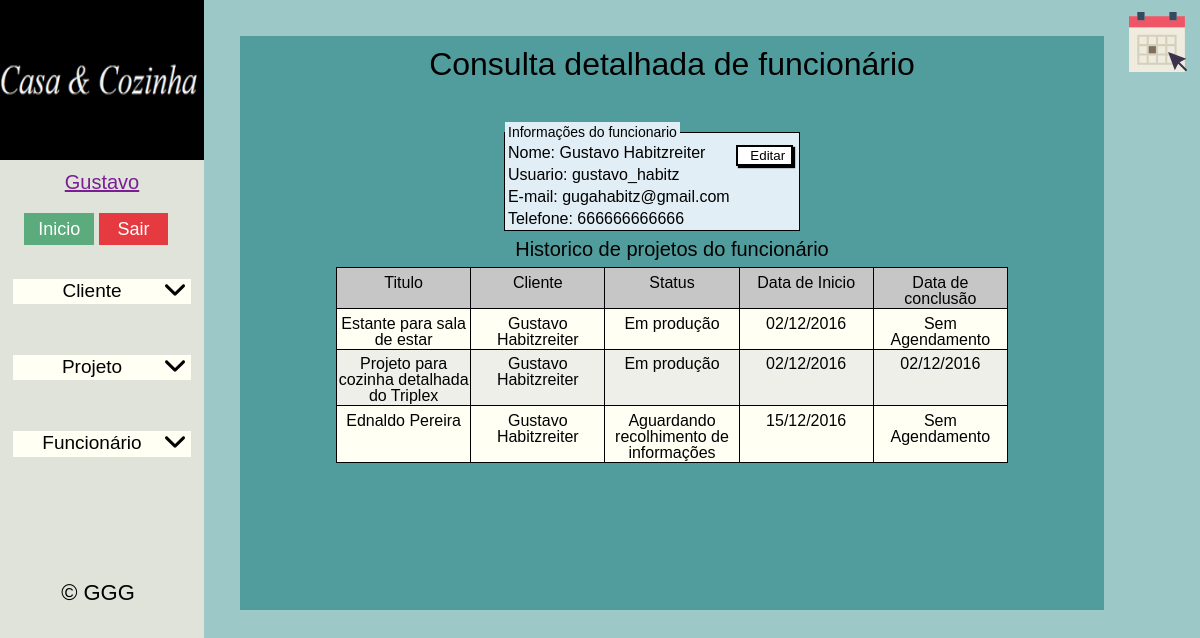
The page /app/index.php?pas=funcionario&arq=consultadetalhada&id=03 (signed in) on the database its author committed.
### tables this page shows
CREATE TABLE `funcionarios` (
  `id` tinyint(2) UNSIGNED ZEROFILL NOT NULL COMMENT 'Código de identificação do funcionário.',
  `usuarios_id` tinyint(2) UNSIGNED ZEROFILL NOT NULL COMMENT 'Código de identificação do usuário.',
  `nome` varchar(45) NOT NULL COMMENT 'Nome completo do funcionário.',
  `telefone` bigint(14) NOT NULL COMMENT 'Numero telefonico do funcionário.',
  `email` varchar(100) NOT NULL COMMENT 'Email do funcionário.'
);

CREATE TABLE `usuarios` (
  `id` tinyint(2) UNSIGNED ZEROFILL NOT NULL COMMENT 'Código de identificação do usuário.',
  `usuario` varchar(20) NOT NULL COMMENT 'Usuário é usado para autenticar em conjunto com a senha.',
  `senha` char(32) NOT NULL COMMENT 'Senha é usado para autenticar em conjunto com o usuário e sera criptografada em MD5.'
);

CREATE TABLE `projetos` (
  `id` int(4) UNSIGNED ZEROFILL NOT NULL COMMENT 'Codigo de identificação de projetos.',
  `funcionarios_id` tinyint(2) UNSIGNED ZEROFILL NOT NULL COMMENT 'Código de identificação do funcionário.',
  `clientes_id` tinyint(3) UNSIGNED ZEROFILL NOT NULL COMMENT 'Código de identificação do cliente.',
  `status` tinyint(1) NOT NULL COMMENT 'Status em que se encontra o projeto:\n1 - Aguardando recolhimento de informações\n2 - Desenvolvimento pré-molde\n3 - Em produção\n4 - Projeto finalizado\n5 - Projeto concluido\n6 - Projeto cancelado',
  `titulo` varchar(45) NOT NULL COMMENT 'Titulo do projeto.',
  `bairro` varchar(20) NOT NULL COMMENT 'Bairro onde o cliente reside.',
  `logradouro` varchar(45) NOT NULL COMMENT 'Rua/Avenida que o cliente reside.',
  `numero` int(5) NOT NULL COMMENT 'Numero da casa da residencia do cliente.',
  `complemento` varchar(40) NOT NULL COMMENT 'Complemento da residencia do cliente.',
  `cidade` varchar(30) DEFAULT NULL COMMENT 'Cidade que o cliente reside.',
  `descricao` text COMMENT 'Descrição do projeto, onde é registrado as informações/descrições que o cliente repassa para o funcionário.',
  `valor` decimal(6,2) DEFAULT NULL
);

### app/adicionais/php/php_operacoesbd.php (called while the page is built, shortened)
<?php
function selecionar($sel_codigo) {
	global $conexaobd;
	$sel_preparado = $conexaobd->prepare($sel_codigo);
	$sel_preparado->execute();
	return $sel_preparado;
}
?>

### app/adicionais/php/php_conversaostatus.php (called while the page is built, shortened)
<?php
  function projeto($status){
    switch($status){
      case '1':
        return "Aguardando recolhimento de informações";
        break;
      case '3':
        return "Em produção";
        break;
    }
}
?>

### app/adicionais/php/php_conversaodata.php (called while the page is built, shortened)
<?php
function data_local($data) {
	$conversao = explode("-", $data);
	$convertida = $conversao[2] . "/" . $conversao[1] . "/" . $conversao[0];
	return $convertida;
}
?>

### app/sistema/funcionario/funcionario_consultadetalhada.php (the view)
<?php
if (!$g_id = $_GET['id']) {
} else {
	$sql_sel_funcionario = "SELECT usuarios.usuario,funcionarios.id, funcionarios.nome, funcionarios.email, funcionarios.telefone FROM usuarios INNER JOIN funcionarios ON usuarios.id = funcionarios.usuarios_id WHERE funcionarios.id = '" . $g_id . "'";
	$sql_sel_funcionario_preparado = $conexaobd->prepare($sql_sel_funcionario);
	$sql_sel_funcionario_preparado->execute();
	$sql_sel_funcionario_dados = $sql_sel_funcionario_preparado->fetch();
	$sql_sel_projetos = selecionar("SELECT projetos.titulo, projetos.status, clientes.nome FROM  projetos INNER JOIN clientes ON clientes.id = projetos.clientes_id WHERE projetos.funcionarios_id = " . $_SESSION['idFuncionario']);
	$sql_sel_projetos->execute();
	?>
  <div>
    <h1 class="h1custom">Consulta detalhada de funcionário</h1>
  </div>
  <div>
    <fieldset class="fundo-div">
      <legend>Informações do funcionario</legend>
      <div class="padding">
        <span>Nome: <?php echo $sql_sel_funcionario_dados['nome']; ?></span>
        <a href="sistema\funcionario\modal\modal_funcionarioedicao.php?id=<?php echo $sql_sel_funcionario_dados['id'] ?>" rel="modal:open"><button class="btn-edit" type="submit">Editar</button></a>
      </div>
      <div class="padding">
        <span>Usuario: <?php echo $sql_sel_funcionario_dados['usuario']; ?></span>
      </div>
      <div class="padding">
        <span>E-mail: <?php echo $sql_sel_funcionario_dados['email']; ?></span>
      </div>
      <div class="padding">
        <span>Telefone: <?php echo $sql_sel_funcionario_dados['telefone']; ?></span>
      </div>
    </fieldset>
    <div>
      <h2 class="h2custom">Historico de projetos do funcionário</h2>
    </div>
    <div class="div-tabela">
      <table id="tr-link" class="tabela-consultas-2">
        <thead>
          <tr>
            <th width="20%">Titulo</th>
            <th width="20%">Cliente</th>
            <th width="20%">Status</th>
            <th width="20%">Data de Inicio</th>
            <th width="20%">Data de conclusão</th>
          </tr>
        </thead>
        <tbody>
					<?php
            $sql_sel_projetos = "SELECT projetos.titulo, funcionarios.nome, projetos.status, projetos.id FROM funcionarios INNER JOIN projetos ON funcionarios.id = projetos.funcionarios_id WHERE projetos.funcionarios_id='".$g_id."'";
            $sql_sel_projetos_preparado = $conexaobd->prepare($sql_sel_projetos);
            $sql_sel_projetos_preparado->execute();
            if($sql_sel_projetos_preparado->rowCount()>0){
              while($sql_sel_projetos_dados = $sql_sel_projetos_preparado->fetch()){
                $sql_sel_agendamentos = "SELECT agendamentos.data_criada AS '1', agendamentos.data_marcada AS '2' FROM agendamentos WHERE agendamentos.projetos_id = '".$sql_sel_projetos_dados['id']."' AND tipo = '1' OR tipo = '3' AND agendamentos.projetos_id = '".$sql_sel_projetos_dados['id']."'";
                $sql_sel_agendamentos_preparado = $conexaobd->prepare($sql_sel_agendamentos);
                $sql_sel_agendamentos_preparado->execute();
              ?>
                <tr href="?pas=projeto&arq=consultadetalhada&id=<?php echo $sql_sel_projetos_dados['id']; ?>">
                  <td><?php echo $sql_sel_projetos_dados['titulo']; ?></td>
                  <td><?php echo $sql_sel_projetos_dados['nome']; ?></td>
                  <td><?php echo projeto($sql_sel_projetos_dados['status']); ?></td>
                  <?php
                    $i = 1;
                    while ($i <= 2 ) {
											$sql_sel_agendamentos_dados = $sql_sel_agendamentos_preparado->fetch();
											if(isset($sql_sel_agendamentos_dados[$i])){
                      ?>
                      <td><?php echo data_local($sql_sel_agendamentos_dados[$i]); ?></td>
                      <?php
											$i++;
										}else{
											?>
											<td>Sem Agendamento</td>
											<?php
											$i++;
										}
                    }
                  ?>
                </tr>
          <?php
              }
            }else{
          ?>
              <tr href="#">
                <td colspan="5">Este funcionário não possui nenhum registro de projeto</td>
              </tr>
              <?php
            }
					}
          ?>
        </tbody>
      </table>
    </div>
  </div>

### app/index.php (shortened to what this page needs)
<?php
  if(isset($_SESSION['idSessao'])){
    include "sistema/inicial/inicial_pagina-inicial.php";
  }else{
    include "sistema/inicial/inicial_autenticacao.php";
  }
  exit();
 ?>

### app/sistema/inicial/inicial_pagina-inicial.php (shortened to what this page needs)
<?php
include "seguranca/bd/bd_conexao.php";
include "adicionais/php/php_operacoesbd.php";
include "adicionais/php/php_conversaodata.php";
include "adicionais/php/php_conversaostatus.php";
?>
<!doctype html>
<html>
    <head>
        <link rel="stylesheet" href="layout/css/css_reset.min.css">
        <link rel="stylesheet" href="adicionais/plugins/fullcalendar/fullcalendar.min.css">
        <link rel="stylesheet" href="adicionais/plugins/modal/modal.min.css">
        <link rel="stylesheet" href="layout/css/css_estilo.min.css">
        <link rel="stylesheet" href="layout/css/datepicker.min.css">
    </head>
    <body>
        <div class="corpo">
        	<div class="menu">
                <div class="logo">
                </div>
                <div class="funcionario-autenticado">
                    <a href="?pas=funcionario&arq=consultadetalhada&id=<?php echo $_SESSION['idFuncionario']; ?>">
                      <span>
                        <?php echo $_SESSION['funcionario']; ?>
                      </span>
                    </a>
                </div>
                <div class="inicio-sair">
                  <a href="index.php">
                    <div class="inicio">
                        Inicio
                    </div>
                  </a>
                  <a href="seguranca/autenticacao/autenticacao_logout.php">
                    <div class="sair">
                        Sair
                    </div>
                  </a>
                </div>
                <div class="navegacao">
                    <div class="dropdown cliente">
                       <button class="dropbtn">Cliente<label></label></button>
                    </div>
                    <div class="dropdown projeto">
                       <button class="dropbtn">Projeto<label></label></button>
                    </div>
                    <div class="dropdown funcionario">
                       <button class="dropbtn">Funcionário<label></label></button>
                    </div>
              </div>
              <div class="desenvolvedor">
                <h2>&copy GGG</h2>
              </div>
        	</div>
          <div class="calendario">
              <a href="sistema/calendario/modal/calendario.php" rel="modal:open"><button class="calendario-img"></button></a>
          </div>
          <div class="conteudo">
            <?php
if (isset($_GET['pas']) && isset($_GET['arq'])) {
	if (!include "sistema/" . $_GET['pas'] . "/" . $_GET['pas'] . "_" . $_GET['arq'] . ".php") {
		echo "<h1>Pagina não encontrada</h1>";
	}
} else {
	$funcionario = selecionar("SELECT funcionarios.nome FROM funcionarios WHERE funcionarios.id='{$_SESSION['idFuncionario']}'")->fetch(PDO::FETCH_ASSOC);
	?>
  <h2 class="texto-bem-vindo">Seja muito bem vindo<br> <?php echo $funcionario['nome']; ?></h2>
  <?php
}
?>
          </div>
    </body>
</html>

### rows shown on the page
funcionarios: nome "Gustavo Habitzreiter", usuarios.usuario "gustavo_habitz", email "gugahabitz@gmail.com", telefone "666666666666"
projetos: titulo "Estante para sala de estar", funcionarios.nome "Gustavo Habitzreiter", status "Em produção", i "02/12/2016"
projetos: titulo "Projeto para cozinha detalhada do Triplex", funcionarios.nome "Gustavo Habitzreiter", status "Em produção", i "02/12/2016"
projetos: titulo "Ednaldo Pereira", funcionarios.nome "Gustavo Habitzreiter", status "Aguardando recolhimento de informações", i "15/12/2016"

### other values the page prints
$_SESSION['funcionario'] "Gustavo"
